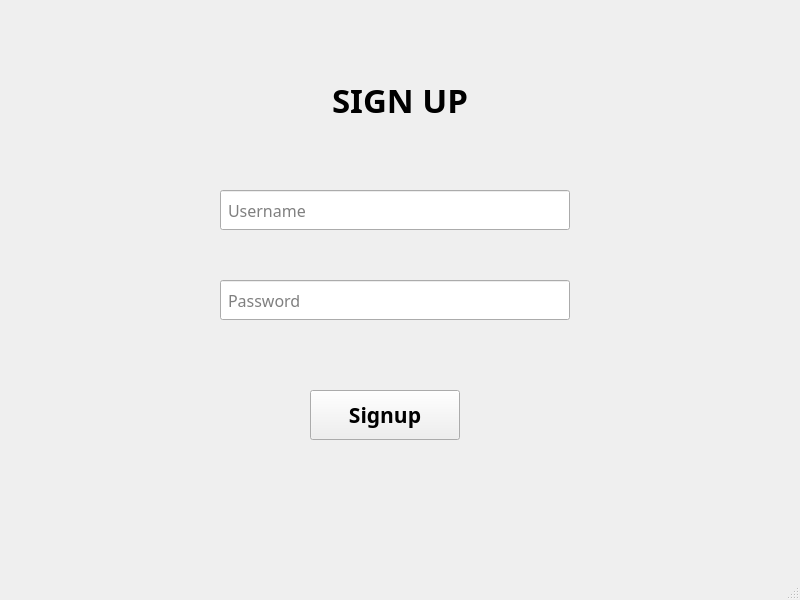
<?xml version="1.0" encoding="UTF-8"?>
<ui version="4.0">
 <class>MainWindow</class>
 <widget class="QMainWindow" name="MainWindow">
  <property name="geometry">
   <rect>
    <x>0</x>
    <y>0</y>
    <width>800</width>
    <height>600</height>
   </rect>
  </property>
  <property name="windowTitle">
   <string>MainWindow</string>
  </property>
  <widget class="QWidget" name="centralwidget">
   <widget class="QLabel" name="label">
    <property name="geometry">
     <rect>
      <x>250</x>
      <y>50</y>
      <width>300</width>
      <height>100</height>
     </rect>
    </property>
    <property name="font">
     <font>
      <family>Nunito Sans Normal ExtraBold</family>
      <pointsize>25</pointsize>
      <weight>75</weight>
      <bold>true</bold>
     </font>
    </property>
    <property name="text">
     <string>SIGN UP</string>
    </property>
    <property name="alignment">
     <set>Qt::AlignCenter</set>
    </property>
   </widget>
   <widget class="QLineEdit" name="lineEdit_username">
    <property name="geometry">
     <rect>
      <x>220</x>
      <y>190</y>
      <width>350</width>
      <height>40</height>
     </rect>
    </property>
    <property name="font">
     <font>
      <family>Nunito Sans Normal</family>
      <pointsize>12</pointsize>
     </font>
    </property>
    <property name="styleSheet">
     <string notr="true">padding-left: 5px;</string>
    </property>
    <property name="placeholderText">
     <string>Username</string>
    </property>
   </widget>
   <widget class="QLineEdit" name="lineEdit_password">
    <property name="geometry">
     <rect>
      <x>220</x>
      <y>280</y>
      <width>350</width>
      <height>40</height>
     </rect>
    </property>
    <property name="font">
     <font>
      <family>Nunito Sans Normal</family>
      <pointsize>12</pointsize>
     </font>
    </property>
    <property name="styleSheet">
     <string notr="true">padding-left: 5px;</string>
    </property>
    <property name="echoMode">
     <enum>QLineEdit::Password</enum>
    </property>
    <property name="placeholderText">
     <string>Password</string>
    </property>
   </widget>
   <widget class="QPushButton" name="btn_signup">
    <property name="geometry">
     <rect>
      <x>310</x>
      <y>390</y>
      <width>150</width>
      <height>50</height>
     </rect>
    </property>
    <property name="font">
     <font>
      <family>Nunito Sans Normal ExtraBold</family>
      <pointsize>16</pointsize>
      <weight>75</weight>
      <bold>true</bold>
     </font>
    </property>
    <property name="text">
     <string>Signup</string>
    </property>
   </widget>
  </widget>
  <widget class="QMenuBar" name="menubar">
   <property name="geometry">
    <rect>
     <x>0</x>
     <y>0</y>
     <width>800</width>
     <height>26</height>
    </rect>
   </property>
  </widget>
  <widget class="QStatusBar" name="statusbar"/>
 </widget>
 <resources/>
 <connections/>
</ui>
